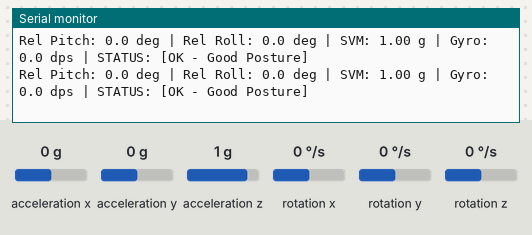
Bench run of a sketch on a simulated ESP32. Shown: the last lines printed to the serial monitor. Wiring (inferred from the names in the program): MPU-6050 motion sensor at I2C address 0x68. Inputs (shaded band) come from the test bench; at power-on: acceleration x 0 g, acceleration y 0 g, acceleration z 1 g, rotation x 0 °/s, rotation y 0 °/s, rotation z 0 °/s. Nothing arrives over Bluetooth unless stated.

Above: at 4.7 s.
4.8 s: acceleration x set to -1.4 g
At 5.12 s:
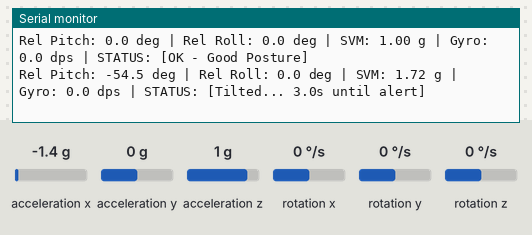
6.6 s: acceleration y set to -1.4 g
At 8.12 s:
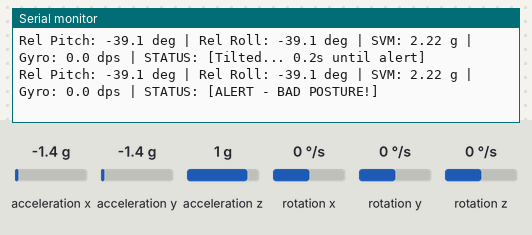
9.6 s: acceleration z set to -1.4 g
At 9.72 s:
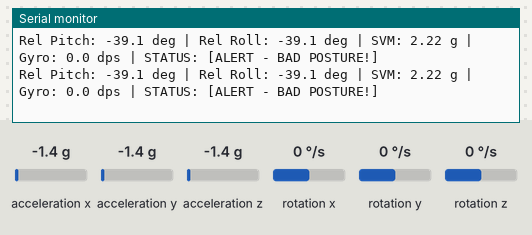
11.1 s: rotation x set to -192 °/s
At 11.12 s:
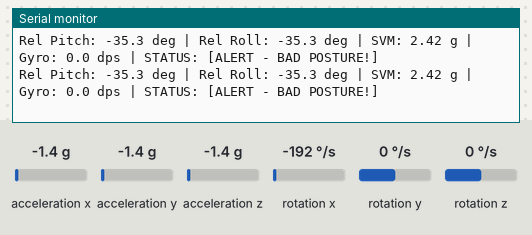
12.6 s: rotation y set to -192 °/s
At 12.72 s:
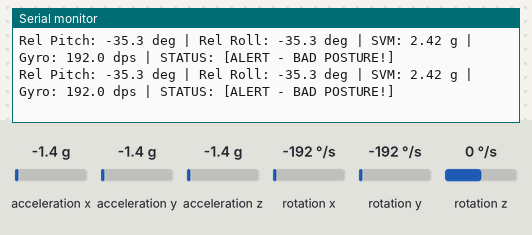
Timing chart, 0 to 15.1 s (numbered marks = the images above; inputs shaded):
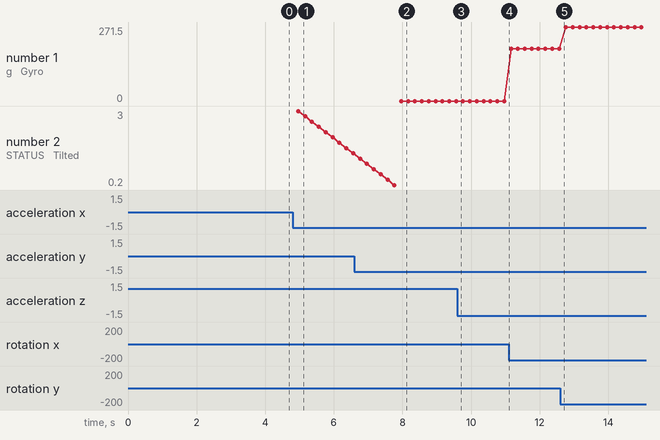

Measured:
- after the input at 4.8 s, the serial monitor: prints a new line after 0.16 s (image 1)
- after the input at 6.6 s, the serial monitor: prints a new line after 0.17 s (image 2)
- plotted number 1: 0 → 192 after the input at 11.1 s, 192 → 271.5 after the input at 12.6 s

The sketch:

PostureGuard_HAR_Firmware.ino
```cpp
/*
 * PostureGuard Pro — Dual USB Serial + Wireless Bluetooth SPP Firmware
 * Board: ESP32 DevKit V1 | Sensor: MPU6050 (I2C: SDA=21, SCL=22, Addr=0x68)
 * Pure 3.3V Digital Telemetry Architecture
 * Streams simultaneously over USB Serial (115200 baud) AND Bluetooth SPP ("PostureGuard_Pro")
 */

#include <Wire.h>
#include <math.h>
#include "BluetoothSerial.h"

#if !defined(CONFIG_BT_ENABLED) || !defined(CONFIG_BLUEDROID_ENABLED)
#error Bluetooth is not enabled! Please run `make menuconfig` to enable it
#endif

#define SDA_PIN 21
#define SCL_PIN 22
#define MPU_ADDR 0x68

BluetoothSerial SerialBT;

const float TILT_THRESHOLD = 25.0;            // Allowed posture tilt deviation (+/- 25.0 deg)
const unsigned long ALERT_DELAY_MS = 3000;    // 3.0s sustained slouch debounce timer
const unsigned long SAMPLE_INTERVAL_MS = 200; // 5Hz (200ms) telemetry update rate

float pitchOffset = 0.0;
float rollOffset = 0.0;
unsigned long tiltStartTime = 0;
unsigned long lastSampleTime = 0;
bool isTilted = false;

bool readIMU(float &ax_g, float &ay_g, float &az_g, float &gx_dps, float &gy_dps, float &gz_dps, float &pitch, float &roll) {
  Wire.beginTransmission(MPU_ADDR);
  Wire.write(0x3B);
  if (Wire.endTransmission(false) != 0) return false;

  Wire.requestFrom(MPU_ADDR, 14, true);
  if (Wire.available() == 14) {
    int16_t ax = (Wire.read() << 8) | Wire.read();
    int16_t ay = (Wire.read() << 8) | Wire.read();
    int16_t az = (Wire.read() << 8) | Wire.read();
    int16_t temp = (Wire.read() << 8) | Wire.read();
    int16_t gx = (Wire.read() << 8) | Wire.read();
    int16_t gy = (Wire.read() << 8) | Wire.read();
    int16_t gz = (Wire.read() << 8) | Wire.read();

    ax_g = ax / 16384.0;
    ay_g = ay / 16384.0;
    az_g = az / 16384.0;

    gx_dps = gx / 131.0;
    gy_dps = gy / 131.0;
    gz_dps = gz / 131.0;

    pitch = atan2(ax_g, sqrt(ay_g * ay_g + az_g * az_g)) * 180.0 / PI;
    roll  = atan2(ay_g, sqrt(ax_g * ax_g + az_g * az_g)) * 180.0 / PI;
    return true;
  }
  return false;
}

void setup() {
  Serial.begin(115200);
  SerialBT.begin("PostureGuard_Pro"); // Wireless Bluetooth SPP Device Name
  delay(500);

  Wire.begin(SDA_PIN, SCL_PIN);
  Wire.beginTransmission(MPU_ADDR);
  Wire.write(0x6B);
  Wire.write(0x00);
  if (Wire.endTransmission() != 0) {
    Serial.println("ERROR: MPU6050 not detected!");
    SerialBT.println("ERROR: MPU6050 not detected!");
    while (1) delay(1000);
  }

  Serial.println("=========================================");
  Serial.println("CALIBRATING: Hold posture...");
  SerialBT.println("CALIBRATING: Hold posture...");

  float sumPitch = 0.0, sumRoll = 0.0;
  int validSamples = 0;
  for (int i = 0; i < 30; i++) {
    float ax, ay, az, gx, gy, gz, p, r;
    if (readIMU(ax, ay, az, gx, gy, gz, p, r)) {
      sumPitch += p;
      sumRoll += r;
      validSamples++;
    }
    delay(100);
  }

  if (validSamples > 0) {
    pitchOffset = sumPitch / validSamples;
    rollOffset  = sumRoll / validSamples;
  }

  String lockMsg = "Baseline Locked! Pitch Offset: " + String(pitchOffset, 1) +
                   " deg | Roll Offset: " + String(rollOffset, 1) + " deg";
  Serial.println(lockMsg);
  Serial.println("USB Serial + Bluetooth SPP ('PostureGuard_Pro') Streaming Active.");
  Serial.println("=========================================");

  SerialBT.println(lockMsg);
  SerialBT.println("Bluetooth SPP ('PostureGuard_Pro') Streaming Active.");
}

void loop() {
  if (millis() - lastSampleTime >= SAMPLE_INTERVAL_MS) {
    lastSampleTime = millis();

    float ax, ay, az, gx, gy, gz, rawPitch, rawRoll;
    if (!readIMU(ax, ay, az, gx, gy, gz, rawPitch, rawRoll)) return;

    float relPitch = rawPitch - pitchOffset;
    float relRoll  = rawRoll - rollOffset;
    float svm = sqrt(ax * ax + ay * ay + az * az);
    float gyroMag = sqrt(gx * gx + gy * gy + gz * gz);

    String statusMsg = "STATUS: [OK - Good Posture]";
    if (abs(relPitch) > TILT_THRESHOLD || abs(relRoll) > TILT_THRESHOLD) {
      if (!isTilted) {
        isTilted = true;
        tiltStartTime = millis();
      }
      unsigned long elapsed = millis() - tiltStartTime;
      if (elapsed >= ALERT_DELAY_MS) {
        statusMsg = "STATUS: [ALERT - BAD POSTURE!]";
      } else {
        float rem = (ALERT_DELAY_MS - elapsed) / 1000.0;
        statusMsg = "STATUS: [Tilted... " + String(rem, 1) + "s until alert]";
      }
    } else {
      isTilted = false;
    }

    // Unified Telemetry String for both USB Cable and Bluetooth SPP
    String telemetry = "Rel Pitch: " + String(relPitch, 1) +
                       " deg | Rel Roll: " + String(relRoll, 1) +
                       " deg | SVM: " + String(svm, 2) +
                       " g | Gyro: " + String(gyroMag, 1) +
                       " dps | " + statusMsg;

    Serial.println(telemetry);
    SerialBT.println(telemetry);
  }
}
```
